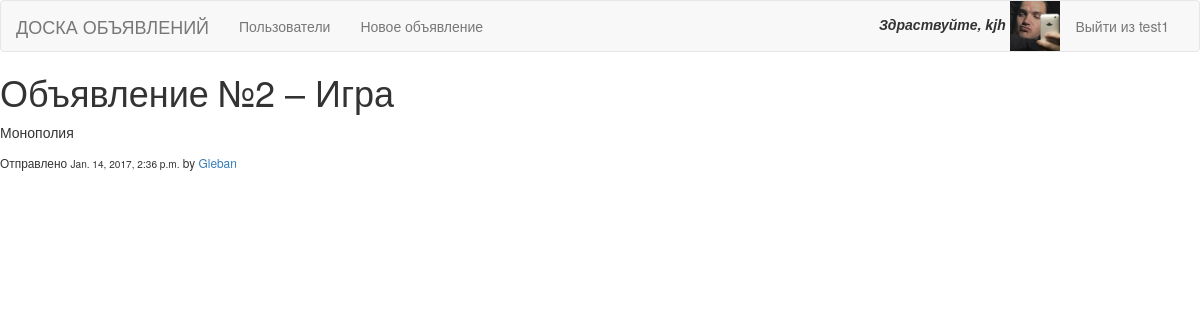
/bullet/2 (signed in), run on the app's committed database.
### bulletin/models.py (models this page shows, shortened)
class MyUser(AbstractUser):
    follows = models.ManyToManyField(
       'self',
       related_name='followers',
       symmetrical=False
    )
    avatar = models.ImageField(
       upload_to='user_images/',
       default='user_images/None/no-avatar.jpg'
    )

class Bullet(models.Model):
    name = models.CharField(max_length=30, verbose_name='Заголовок')
    description = models.CharField(
       max_length=255,
       verbose_name='Объявление'
    )
    datetime = models.DateTimeField(
       auto_now=True,
       verbose_name='Время публикации'
    )
    user_posted = models.ForeignKey(
       settings.AUTH_USER_MODEL,
       on_delete=models.CASCADE,
       verbose_name='Автор',
       related_name='bullets'
    )

### bulletin/views.py (the view)
# urls.py: url(r'^bullet/(?P<id>\d+)', views.BulletView.as_view(), name='bullet_url'),
class BulletView(View):
    def get(self, request, id):
        data = Bullet.objects.get(id__exact=id)
        return render(request, 'bullet.html', {'bullet': data})

### bulletin/templates/bullet.html (shortened to what this page needs)
{% extends 'base.html' %}
{% block body %}
<h1>Объявление №{{ bullet.id }} &ndash; {{ bullet.name }}</h1>
<p>{{ bullet.description }}</p>
<p><small>Отправлено <small>{{ bullet.datetime }}</small></a> by <a href="{% url 'user_url' bullet.user_posted_id %}">{{ bullet.user_posted }}</a></small></p>
{% endblock %}

### bulletin/templates/base.html (shortened to what this page needs)
{% load static %}
<!DOCTYPE html>
<html lang="en">
<head>
    <link rel="stylesheet" type="text/css" href="{% static 'css/bootstrap.css' %}">
</head>
<body>
<nav class="navbar navbar-default">
  <div class="container-fluid">
    <div class="navbar-header">
      <a class="navbar-brand" href="{% url 'bullets' %}">ДОСКА ОБЪЯВЛЕНИЙ</a>
    </div>
    <div class="collapse navbar-collapse" id="navbar">
      <ul class="nav navbar-nav">
        <li><a href="{% url 'users' %}">Пользователи</a></li>
        {% if user.is_authenticated %}
            <li><a href="{% url 'post_bullet' %}">Новое объявление</a></li>
        {% endif %}
      </ul>
      <ul class="nav navbar-nav navbar-right">
        {% if user.is_authenticated %}
            <li><div><i><b>Здраствуйте, {{ user.get_short_name }}</b></i><img src={{ user.avatar.url }} style="max-height:50px;margin-left:5px"/></div></li>
            <li><a href="{% url 'logout' %}">Выйти из {{ user.get_username }}</a></li>
        {% else %}
            <li><div style="padding-top:15px"><i><b>Вы вошли как Гость</b></i></div></li>
            <li><a href="{% url 'signup' %}">Зарегистрироваться</a></li>
            <li><a href="{% url 'login' %}">Войти</a></li>
        {% endif %}
      </ul>
    </div>
  </div>
</nav>
    <div>
        {% block body %}Redefined by spawnlings{% endblock %}
    </div>
</body>
</html>

### data on the page
MyUser: get_short_name "kjh", avatar (placeholder picture), get_username "test1"
Bullet: id "2", name "Игра", description "Монополия", datetime "Jan. 14, 2017, 2:36 p.m.", user_posted "Gleban"
